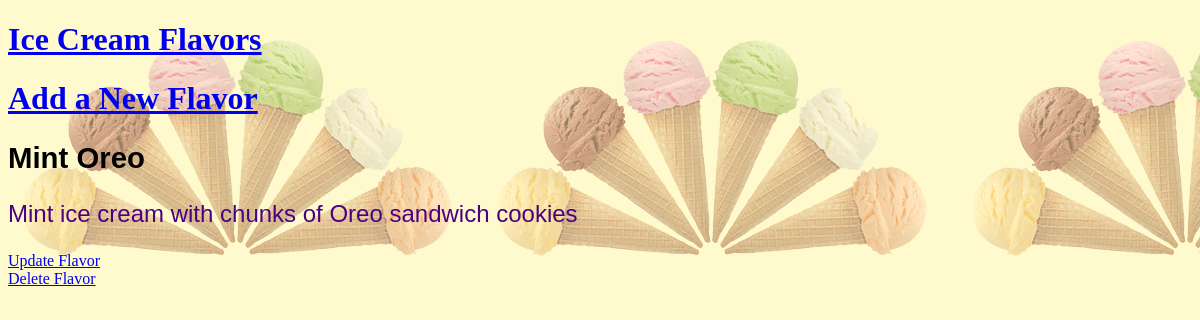
The app's page /icecream/3/ with its own data.
### icecream/models.py (models this page shows, shortened)
class Flavor(models.Model):
    name = models.CharField(max_length= 100)
    description = models.TextField()
    author = models.ForeignKey('auth.User', on_delete = models.CASCADE)

### icecream/views.py (the view)
# urls.py: path('icecream/<int:pk>/', FlavorDetailView.as_view(), name='flavors_details'),
class FlavorDetailView(DetailView):
    template_name = 'flavors_details.html'
    model = Flavor

### templates/flavors_details.html
{% extends 'base.html' %}
{% block content %}
<div>
  <h2>{{ flavor.name }}</h2>
  <p>{{ flavor.description }}</p>
</div>
<div><a href="{% url 'flavors_update' flavor.pk %}">Update Flavor</a>
</div>
<div><a href="{% url 'flavors_delete' flavor.pk %}">Delete Flavor</a>
</div>
{% endblock content%}

### static/base.css (style rules this page uses)
body { background-color: lemonchiffon; background-image: url("./images/icecream2.png"); }
p { font-size: 18pt; font-family: Arial, Helvetica, sans-serif; color: indigo }
h2 { font-size: 22pt; font-family: Arial, Helvetica, sans-serif; font-weight: bold; }

### records on screen
Flavor: name "Mint Oreo", description "Mint ice cream with chunks of Oreo sandwich cookies"
